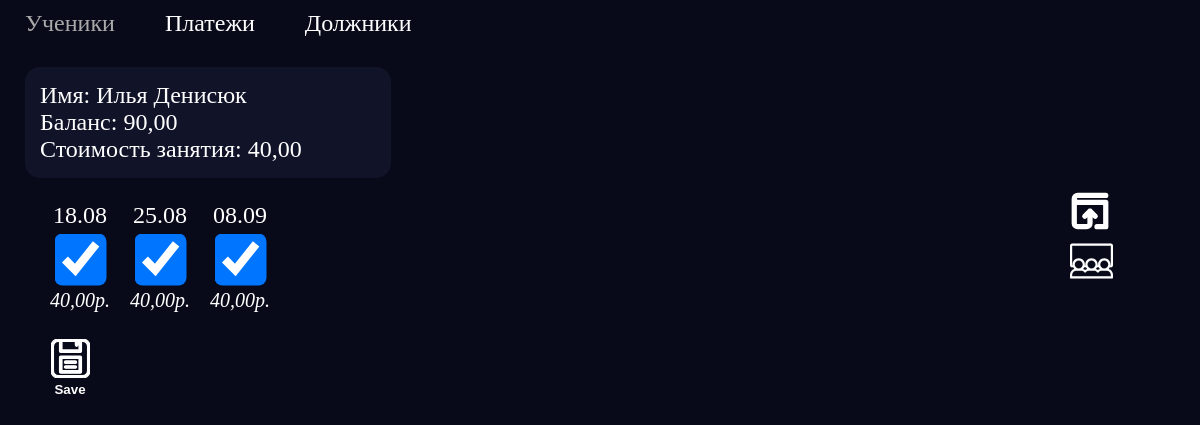
/6/, run on the app's committed database.
### log/models.py (models this page shows, shortened)
class Student(models.Model):
    first_name = models.CharField(max_length=30, default='', verbose_name='First name')
    last_name = models.CharField(max_length=30, default='', verbose_name='Last name')
    balance = models.DecimalField(max_digits=6, decimal_places=2, verbose_name='Balance')
    class_cost = models.DecimalField(max_digits=4, decimal_places=2, verbose_name='Class cost')
    phone = models.CharField(max_length=13)
    active = models.BooleanField(default=True)

class Lesson(models.Model):
    date = models.DateField(default=datetime.date.today())
    student = models.ForeignKey(Student, on_delete=models.CASCADE)
    start_time = models.TimeField(verbose_name="Start time")
    end_time = models.TimeField(verbose_name="End time")
    state = models.BooleanField(default=False)
    amount = models.DecimalField(max_digits=4, decimal_places=2, blank=True, null=True)

### log/views.py (the view)
# urls.py: path('<int:pk>/', views.StudentView.as_view(), name='student'),
class StudentView(generic.DetailView):
    model = Student
    template_name = 'log/student.html'

### log/templates/log/student.html
{% extends "log/base.html" %}
{% load static %}
{% block content %}
<div class="content" data-id="{{student.id}}" >
    <div class="content-left">
            <ul class="info">
            <li>Имя: {{student.first_name}} {{ student.last_name }}</li>
            <li>Баланс: {{ student.balance }}</li>
            <li>Стоимость занятия: {{ student.class_cost }}</li>
        </ul>
        {% include "log/log.html" %}
    </div>
    <div class="content-menu">
        <ul>
            <li><button id="add_payment_button" onclick="show_payment_form()">Добавить платёж</button></li>
            <li><button id="add_lesson_button" onclick="show_lesson_form()">Добавить занятие</button></li>
        </ul>
    </div>
</div>
{% endblock %}

### log/templates/log/log.html (shortened to what this page needs)
<div class="log">
    <ul class="log-list">
        {% for lesson in student.lesson_set.all %}
        <li>
            <div class="lesson">
                <div class="lesson-date">{{ lesson.date|date:"d.m" }}</div>
                <input type="checkbox" class="checkbox" value="{{ lesson.id }}" name="lesson" {% if lesson.state %}checked{% endif %} data-state="{{lesson.state}}">
                <div class="lesson-amount">{{lesson.amount}}р.</div>
            </div>
        </li>
        {% endfor %}
    </ul>
    <div class="log-control">
        <ul class="log-control-buttons">
            <li><button class="save-button" onclick="save_changes()">Save</button></li>
        </ul>
    </div>
</div>

### log/static/log/style.css (style rules this page uses)
li { list-style-type: none; }
button#add_lesson_button, #add_payment_button { background-color: #fff0; color: #fff0; border: none; background-position: center; background-size: 35%; background-repeat: no-repeat; cursor: pointer; height: 100%; }
#add_payment_button { background-image: url('images/topup.svg'); }
#add_lesson_button { background-image: url('images/lesson.svg'); }
.info { margin: 20px 25px; padding: 15px; background-color: #111429; display: flex; flex-direction: column; width: 35%; border-radius: 15px; }
ul.log-list { display: flex; max-width: 80%; overflow-y: hidden; overflow-x: overlay; scrollbar-color: #fff #080A19; scrollbar-width: thin; }
ul.log-list li { padding: 0 10px; }
.lesson { display: flex; flex-direction: column; align-items: center; justify-content: space-between; min-height: 110px; position: relative; }
.lesson input.checkbox { transform: scale(4); cursor: pointer; }
.lesson-amount { font-size: 20px; font-weight: 100; font-style: italic; }
button.save-button { background-image: url('images/save.svg'); background-color: #ff980000; border: none; background-position: center 15%; background-size: 65%; background-repeat: no-repeat; width: 60px; height: 60px; color: #fff; font-weight: bold; line-height: 8; cursor: pointer; }
.content { display: flex; flex-direction: row; justify-content: space-between; align-items: center; }
.content-left { width: 80%; }
.content-menu { padding: 15px 30px; width: 15%; }
.content-menu ul li { height: 40px; padding: 5px 0; }

### data on the page
Student: first_name "Илья", last_name "Денисюк", balance "90,00", class_cost "40,00"
Lesson: date "18.08", state "☑", amount "40,00"
Lesson: date "25.08", state "☑", amount "40,00"
Lesson: date "08.09", state "☑", amount "40,00"
